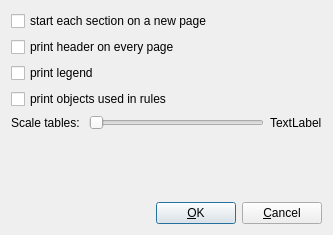
<?xml version="1.0" encoding="UTF-8"?>
<ui version="4.0">
 <class>pageSetupDialog_q</class>
 <widget class="QDialog" name="pageSetupDialog_q">
  <property name="geometry">
   <rect>
    <x>0</x>
    <y>0</y>
    <width>333</width>
    <height>235</height>
   </rect>
  </property>
  <property name="windowTitle">
   <string>Page Setup</string>
  </property>
  <layout class="QGridLayout" name="gridLayout">
   <item row="0" column="0" colspan="2">
    <widget class="QCheckBox" name="newPageForSection">
     <property name="text">
      <string>start each section on a new page</string>
     </property>
    </widget>
   </item>
   <item row="1" column="0" colspan="2">
    <widget class="QCheckBox" name="printHeader">
     <property name="text">
      <string>print header on every page</string>
     </property>
    </widget>
   </item>
   <item row="2" column="0" colspan="2">
    <widget class="QCheckBox" name="printLegend">
     <property name="text">
      <string>print legend</string>
     </property>
    </widget>
   </item>
   <item row="3" column="0" colspan="2">
    <widget class="QCheckBox" name="printObjects">
     <property name="text">
      <string>print objects used in rules</string>
     </property>
    </widget>
   </item>
   <item row="4" column="0">
    <widget class="QLabel" name="textLabel1">
     <property name="text">
      <string>Scale tables: </string>
     </property>
     <property name="wordWrap">
      <bool>false</bool>
     </property>
    </widget>
   </item>
   <item row="4" column="1">
    <widget class="QSlider" name="tableResolution">
     <property name="minimum">
      <number>1</number>
     </property>
     <property name="maximum">
      <number>200</number>
     </property>
     <property name="orientation">
      <enum>Qt::Orientation::Horizontal</enum>
     </property>
    </widget>
   </item>
   <item row="4" column="2">
    <widget class="QLabel" name="tableResolutionLabel">
     <property name="text">
      <string>TextLabel</string>
     </property>
    </widget>
   </item>
   <item row="5" column="1">
    <spacer name="verticalSpacer">
     <property name="orientation">
      <enum>Qt::Orientation::Vertical</enum>
     </property>
     <property name="sizeHint" stdset="0">
      <size>
       <width>20</width>
       <height>38</height>
      </size>
     </property>
    </spacer>
   </item>
   <item row="6" column="0" colspan="3">
    <layout class="QHBoxLayout">
     <item>
      <spacer name="spacer9">
       <property name="orientation">
        <enum>Qt::Orientation::Horizontal</enum>
       </property>
       <property name="sizeType">
        <enum>QSizePolicy::Policy::Expanding</enum>
       </property>
       <property name="sizeHint" stdset="0">
        <size>
         <width>40</width>
         <height>20</height>
        </size>
       </property>
      </spacer>
     </item>
     <item>
      <widget class="QPushButton" name="buttonOk">
       <property name="text">
        <string>&amp;OK</string>
       </property>
       <property name="shortcut">
        <string>Alt+O</string>
       </property>
       <property name="autoDefault">
        <bool>true</bool>
       </property>
       <property name="default">
        <bool>true</bool>
       </property>
      </widget>
     </item>
     <item>
      <widget class="QPushButton" name="buttonCancel">
       <property name="text">
        <string>&amp;Cancel</string>
       </property>
       <property name="shortcut">
        <string>Alt+C</string>
       </property>
       <property name="autoDefault">
        <bool>false</bool>
       </property>
       <property name="default">
        <bool>false</bool>
       </property>
      </widget>
     </item>
    </layout>
   </item>
  </layout>
 </widget>
 <layoutdefault spacing="6" margin="11"/>
 <resources/>
 <connections>
  <connection>
   <sender>buttonOk</sender>
   <signal>clicked()</signal>
   <receiver>pageSetupDialog_q</receiver>
   <slot>accept()</slot>
   <hints>
    <hint type="sourcelabel">
     <x>20</x>
     <y>20</y>
    </hint>
    <hint type="destinationlabel">
     <x>20</x>
     <y>20</y>
    </hint>
   </hints>
  </connection>
  <connection>
   <sender>buttonCancel</sender>
   <signal>clicked()</signal>
   <receiver>pageSetupDialog_q</receiver>
   <slot>reject()</slot>
   <hints>
    <hint type="sourcelabel">
     <x>20</x>
     <y>20</y>
    </hint>
    <hint type="destinationlabel">
     <x>20</x>
     <y>20</y>
    </hint>
   </hints>
  </connection>
 </connections>
</ui>
